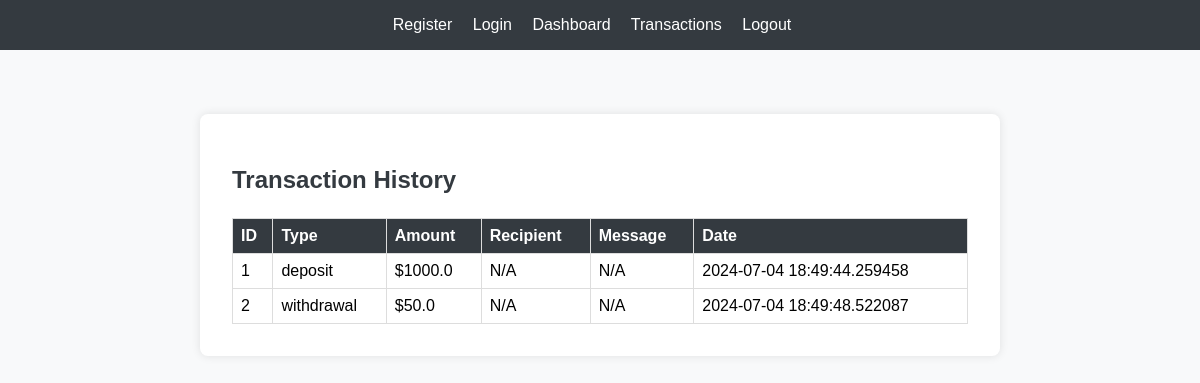
Page /transactions (signed in) on the earlier database version.
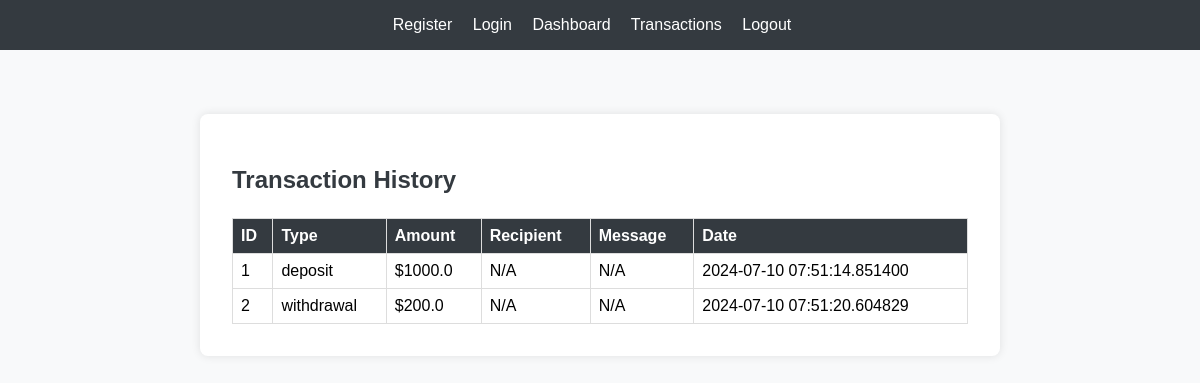
Same page on the later database version.
### models.py (models this page shows)
class Transaction(db.Model):
    id = db.Column(db.Integer, primary_key=True)
    user_id = db.Column(db.Integer, db.ForeignKey('user.id'), nullable=False)
    amount = db.Column(db.Float, nullable=False)
    type = db.Column(db.String(50), nullable=False)  # 'deposit', 'withdrawal', 'transfer', 'request'
    recipient_id = db.Column(db.Integer, nullable=True)  # For peer-to-peer payments
    message = db.Column(db.String(255), nullable=True)  # For money requests
    date = db.Column(db.DateTime, default=datetime.utcnow)

### app.py (the view)
@app.route('/transactions')
@login_required
def transactions():
    transactions = Transaction.query.filter_by(user_id=current_user.id).all()
    return render_template('transactions.html', transactions=transactions)

### app.py (called while the page is built)
@login_manager.user_loader
def load_user(user_id):
    return User.query.get(int(user_id))

### models.py (called while the page is built)
    @property
    def is_authenticated(self):
        return True

### templates/transactions.html
{% extends "base.html" %}
{% block content %}
<div class="transaction-container">
    <h2>Transaction History</h2>
    <table class="transaction-table">
        <thead>
            <tr>
                <th>ID</th>
                <th>Type</th>
                <th>Amount</th>
                <th>Recipient</th>
                <th>Message</th>
                <th>Date</th>
            </tr>
        </thead>
        <tbody>
            {% for transaction in transactions %}
            <tr>
                <td>{{ transaction.id }}</td>
                <td>{{ transaction.type }}</td>
                <td>${{ transaction.amount }}</td>
                <td>{% if transaction.recipient_id %}{{ transaction.recipient_id }}{% else %}N/A{% endif %}</td>
                <td>{% if transaction.message %}{{ transaction.message }}{% else %}N/A{% endif %}</td>
                <td>{{ transaction.date }}</td>
            </tr>
            {% endfor %}
        </tbody>
    </table>
</div>
{% endblock %}

### templates/base.html (shortened to what this page needs)
<!DOCTYPE html>
<html lang="en">
<head>
    <link rel="stylesheet" href="{{ url_for('static', filename='styles.css') }}">
</head>
<body>
    <nav>
        <a href="{{ url_for('register') }}">Register</a>
        <a href="{{ url_for('login') }}">Login</a>
        {% if current_user.is_authenticated %}
            <a href="{{ url_for('dashboard') }}">Dashboard</a>
            <a href="{{ url_for('transactions') }}">Transactions</a>
            <a href="{{ url_for('logout') }}">Logout</a>
        {% endif %}
    </nav>
    <div class="content">
        {% block content %}{% endblock %}
    </div>
</body>
</html>

### static/styles.css (style rules this page uses)
body { font-family: Arial, sans-serif; background-color: #f8f9fa; margin: 0; padding: 0; }
nav { background-color: #343a40; padding: 1em; text-align: center; }
nav a { color: white; margin-right: 1em; text-decoration: none; }
.content { padding: 2em; max-width: 800px; margin: 0 auto; }
.transaction-container { background: white; padding: 2em; border-radius: 8px; box-shadow: 0 0 10px rgba(0, 0, 0, 0.1); margin-top: 2em; }
.transaction-container h2 { margin-bottom: 1em; color: #343a40; }
.transaction-table { width: 100%; border-collapse: collapse; margin-top: 1em; }
.transaction-table th, .transaction-table td { border: 1px solid #ddd; padding: 8px; text-align: left; }
.transaction-table th { background-color: #343a40; color: white; }

Differences in the rows shown:
changed Transaction "deposit": date "2024-07-04 18:49:44.259458" → "2024-07-10 07:51:14.851400"
changed Transaction "withdrawal": amount "50.0" → "200.0"; date "2024-07-04 18:49:48.522087" → "2024-07-10 07:51:20.604829"
